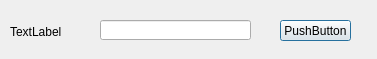
<?xml version="1.0" encoding="UTF-8"?>
<ui version="4.0">
 <class>Dialog</class>
 <widget class="QDialog" name="Dialog">
  <property name="geometry">
   <rect>
    <x>0</x>
    <y>0</y>
    <width>377</width>
    <height>59</height>
   </rect>
  </property>
  <property name="windowTitle">
   <string>Dialog</string>
  </property>
  <widget class="QPushButton" name="pushButton">
   <property name="geometry">
    <rect>
     <x>280</x>
     <y>20</y>
     <width>71</width>
     <height>21</height>
    </rect>
   </property>
   <property name="text">
    <string>PushButton</string>
   </property>
  </widget>
  <widget class="QLabel" name="label">
   <property name="geometry">
    <rect>
     <x>10</x>
     <y>21</y>
     <width>71</width>
     <height>21</height>
    </rect>
   </property>
   <property name="text">
    <string>TextLabel</string>
   </property>
   <property name="buddy">
    <cstring>lineEdit</cstring>
   </property>
  </widget>
  <widget class="QLineEdit" name="lineEdit">
   <property name="geometry">
    <rect>
     <x>100</x>
     <y>20</y>
     <width>151</width>
     <height>20</height>
    </rect>
   </property>
  </widget>
 </widget>
 <resources/>
 <connections/>
</ui>
